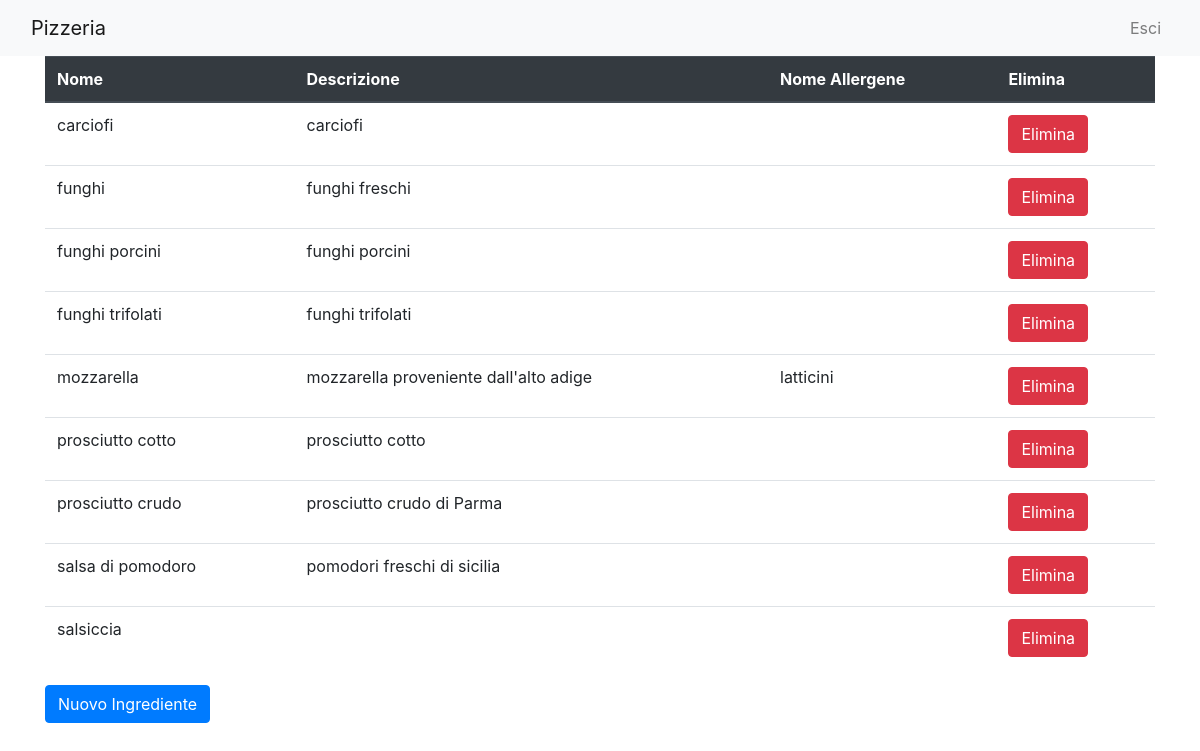
Page /Pizzeria/ingredienti.php on the committed database.
### tables this page shows
CREATE TABLE `ingredienti` (
  `nome` varchar(45) NOT NULL,
  `descrizione` varchar(45) NOT NULL,
  `nomeAllergene` varchar(45) DEFAULT NULL
);

### Pizzeria/ingredienti.php (the view, shortened to what this page needs)
<?php
include_once "html_snippets/navbar.php";
$data = json_decode(file_get_contents($_SERVER['DOCUMENT_ROOT'] . '/setup.json'), true);
$conn = new mysqli("localhost", $data['dbUserName'], $data['dbPassword'], $data['dbName']);
$query = "SELECT * FROM ingredienti";
$result = $conn->query($query);
echo "<link rel='stylesheet' href='https://stackpath.bootstrapcdn.com/bootstrap/4.3.1/css/bootstrap.min.css'>";
echo "<div class='container'>";
echo "<table class='table'>";
echo "<thead class='thead-dark'>";
echo "<tr>";
echo "<th scope='col'>Nome</th>";
echo "<th scope='col'>Descrizione</th>";
echo "<th scope='col'>Nome Allergene</th>";
echo "<th scope='col'>Elimina</th>";
echo "</tr>";
echo "</thead>";
echo "<tbody>";
while ($row = $result->fetch_assoc()) {
    echo "<tr>";
    echo "<td>" . $row['nome'] . "</td>";
    echo "<td>" . $row['descrizione'] . "</td>";
    echo "<td>" . $row['nomeAllergene'] . "</td>";
    echo "<td>";
    echo "<a href='scripts/remove_ingrediente.php?nome=" . $row['nome'] . "' class='btn btn-danger'>Elimina</a>";
    echo "</td>";
    echo "</tr>";
}
echo "</tbody>";
echo "</table>";
echo "<a href='add_ingrediente.php' class='btn btn-primary'>Nuovo Ingrediente</a>";
echo "</div>";
?>

### rows in the picture
ingredienti: nome "carciofi", descrizione "carciofi"
ingredienti: nome "funghi", descrizione "funghi freschi"
ingredienti: nome "funghi porcini", descrizione "funghi porcini"
ingredienti: nome "funghi trifolati", descrizione "funghi trifolati"
ingredienti: nome "mozzarella", descrizione "mozzarella proveniente dall'alto adige", nomeAllergene "latticini"
ingredienti: nome "prosciutto cotto", descrizione "prosciutto cotto"
ingredienti: nome "prosciutto crudo", descrizione "prosciutto crudo di Parma"
ingredienti: nome "salsa di pomodoro", descrizione "pomodori freschi di sicilia"
ingredienti: nome "salsiccia"
